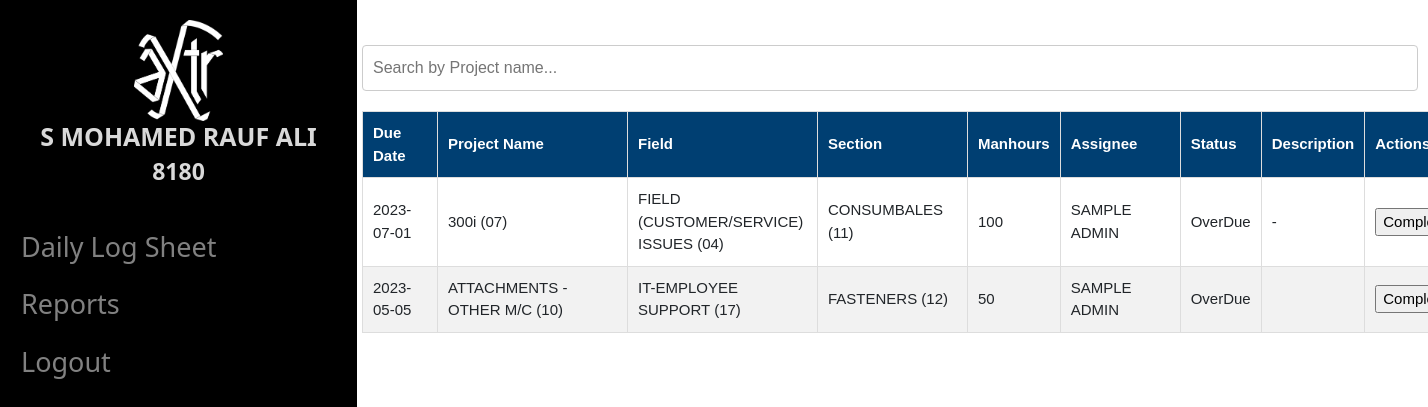
Screenshot of /employeeplan (signed in) with the database file from the repository.
### tables this page shows
CREATE TABLE EMPLOYEE_DATA (
            PS_NUMBER VARCHAR(255) NOT NULL PRIMARY KEY,
            NAME CHAR(255) NOT NULL,
            USERNAME CHAR(255) NOT NULL UNIQUE,
            PASSWORD CHAR(255) NOT NULL,
            ADMIN_ACCESS INTEGER NOT NULL);

CREATE TABLE ADMIN_PLAN(
    DUE_DATE TEXT NOT NULL, 
    PROJECT TEXT NOT NULL, 
    FIELD_OF_WORK TEXT NOT NULL, 
    SECTION TEXT NOT NULL, 
    ASSIGNED_MANHOURS INT NOT NULL, 
    ASSIGNED_TO TEXT NOT NULL,
    STATUS TEXT,
    COMMENTS TEXT NOT NULL,
    ASSIGNED_BY TEXT NOT NULL );

### app.py (the view)
@app.route('/employeeplan',methods = ['POST','GET'])
def employee_plan():
    eusername = session.get('username')
    query = "SELECT * FROM EMPLOYEE_DATA WHERE username = ?"
    cursor.execute(query, (eusername,))
    record = cursor.fetchone()
    Emp_ID = record[0]
    name = record[1].replace('_',' ')
    cursor.execute('SELECT * FROM ADMIN_PLAN WHERE ASSIGNED_TO = ?',(Emp_ID,))
    table = cursor.fetchall()
    print(table)
    plan_list = []
    final_list = []
    for i in table:
        r = 'SELECT NAME FROM EMPLOYEE_DATA WHERE PS_NUMBER = ?'
        cursor.execute(r,(i[8],))
        s = cursor.fetchone()
        admin_name = s[0]
        admin_name = admin_name.replace('_',' ')
        plan_list = [i[0],i[1],i[2],i[3],i[4],admin_name,i[6],i[7]]
        final_list.append(plan_list)
    if request.method == ['POST']:
        table_data_scraped = request.form.getlist('plan')
        print(table_data_scraped)
    return render_template('employee_plan_report.html', Emp_ID = Emp_ID, Emp_Name=name, table_data = final_list )

### templates/employee_plan_report.html (shortened to what this page needs)
{% extends 'base.html' %}
{%block content%}
<div class="plan-style">
<br><br>
<input type="text" id="search-bar" name="search-bar" onkeyup="searchTable()" placeholder="Search by Project name...">
<table id="task-list" style="width:max-content">
  <thead>
  <tr>
      <th style="width: 75px;">Due Date</th>
      <th style="width: 190px;">Project Name</th>
      <th style="width: 190px;">Field</th>
      <th style="width: 150px;">Section</th>
      <th style="width: 75px;">Manhours</th>
      <th style="width: 120px;">Assignee</th>
      <th>Status</th>
      <th >Description</th>
      <th>Actions</th>
  </tr>
</thead>
<tbody>
  {%for row in table_data%}
  <tr>
    <td >{{row[0]}}</td>
    <td >{{row[1]}}</td>
    <td >{{row[2]}}</td>
    <td >{{row[3]}}</td>
    <td >{{row[4]}}</td>
    <td >{{row[5]}}</td>
    <td id = "Status_{{row[1]}}">{{row[6]}}</td>
    <td >{{row[7]}}</td>
    <td>
      <input type="button" name="plan_name" value="Completed" placeholder="Completed">
    </td>
  </tr>
  {%endfor%}
</tbody>
</table>
</div>
{%endblock%}

### templates/base.html (shortened to what this page needs)
<!DOCTYPE html>
<html>
  <head>
    <link rel="stylesheet" href="{{url_for('static',filename='css/profile.css')}}">
    <link rel="stylesheet" href="{{url_for('static',filename='css/bootstrap.css')}}">
    <link href="https://cdn.jsdelivr.net/npm/bootstrap@5.2.3/dist/css/bootstrap.min.css" rel="stylesheet">
    <link rel="stylesheet" href="https://cdnjs.cloudflare.com/ajax/libs/font-awesome/4.7.0/css/font-awesome.min.css">
  </head>
<body>
<div class="sidenav">
    <img src="{{ url_for('static', filename = 'images/logo.png') }}" alt="L&T" class="center" style="margin-left: auto; margin-right: auto; display: block; width: 25%; align-self: center;">
  <div class="emp-detials">
    <h3 style="color: #d9d9d9 ; font-size: 25px; font-weight: bold; text-align: center; margin-top: 0%;">{{Emp_Name}}</h3>
    <h5 style="color: #d9d9d9 ; font-size: 23px; font-weight: bold; text-align: center;">{{Emp_ID}}</h5><br>
  <nav>
    <div class="navbar-components">
      <a href="/profile" style="font-size: 27px;">Daily Log Sheet</a>
      <a href="/employeeplan" style="font-size: 27px;">Reports</a>
        <a href="/" style="font-size: 27px;">Logout</a>
    </div>
    </div>
</div>
<div class="main">
{%block content%}
{%endblock%}
</div>
</body>
</html>

### static/css/profile.css (style rules this page uses)
a { display: flex; margin: 5px; position: relative; text-decoration: none; font-size:15px; color:#fff; padding: 5px; }
.center { display: block; margin-left: auto; margin-right: auto; width: 50%; align-self: center; }
.sidenav { height: 100%; width: 25%; position: fixed; z-index: 1; top: 0; left: 0; background-color: #000000; overflow-x: hidden; padding-top: 20px; }
.sidenav a { padding: 6px 8px 6px 16px; text-decoration: none; font-size: 30px; color: #bdbdbd; display: block; }
.main { padding: 0px 10px; }
.sidenav a, .dropdown-btn { padding: 6px 8px 6px 16px; text-decoration: none; font-size: 27px; color: #818181; display: block; border: none; background: none; width:100%; text-align: left; cursor: pointer; outline: none; }

### templates/employee_plan_report.html (style rules this page uses)
.plan-style { font-family: Arial, sans-serif; margin-left: 25%; }
input[type="text"], input[type="date"], select, textarea { display: block; width: 100%; padding: 10px; border: 1px solid #ccc; border-radius: 4px; box-sizing: border-box; margin-bottom: 10px; font-size: 16px; }
#task-list { border-collapse: collapse; width: 100%; margin: 20px 0; }
#task-list th, #task-list td { padding: 10px; text-align: left; border: 1px solid #ddd; }
#task-list th { background-color: #003f72; color: white; }
#task-list tr:nth-child(even) { background-color: #f2f2f2; }

### rows the page displays
EMPLOYEE_DATA: PS_NUMBER "8180"
ADMIN_PLAN: DUE_DATE "2023-07-01", PROJECT "300i (07)", FIELD_OF_WORK "FIELD (CUSTOMER/SERVICE) ISSUES (04)", SECTION "CONSUMBALES (11)", ASSIGNED_MANHOURS "100", row "SAMPLE ADMIN", STATUS "OverDue", COMMENTS "-"
ADMIN_PLAN: DUE_DATE "2023-05-05", PROJECT "ATTACHMENTS - OTHER M/C (10)", FIELD_OF_WORK "IT-EMPLOYEE SUPPORT (17)", SECTION "FASTENERS (12)", ASSIGNED_MANHOURS "50", row "SAMPLE ADMIN", STATUS "OverDue"

### other values shown
{{ Emp_Name }} "S MOHAMED RAUF ALI"
